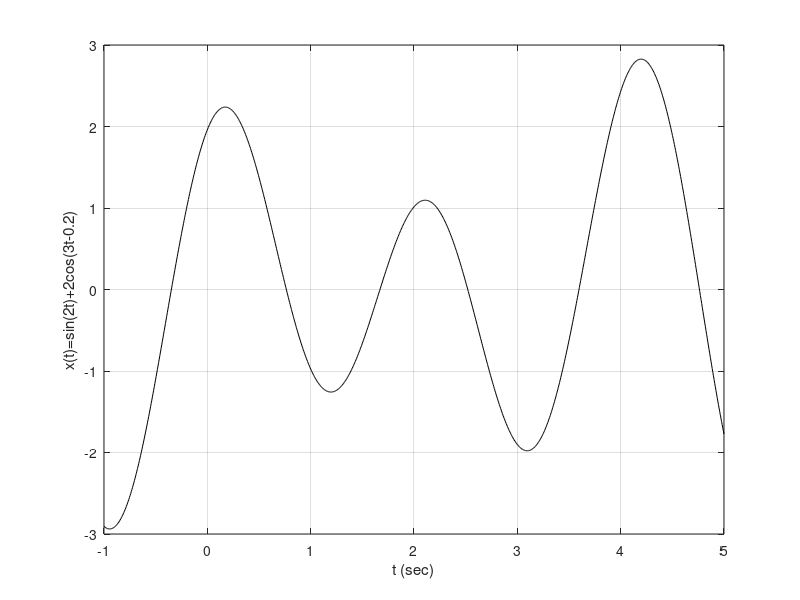

Source code (MATLAB):
t = linspace(-1,5,1000);
x = sin(2*t) + 2*cos(3*t - 0.2);
plot(t, x,'k-');
grid on
axis([-1 5 -3 3]);
xlabel('t (sec)');
ylabel('x(t)=sin(2t)+2cos(3t-0.2)');


